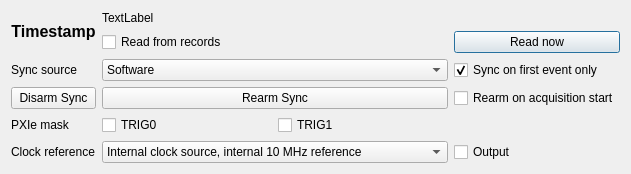
<?xml version="1.0" encoding="UTF-8"?>
<ui version="4.0">
 <class>TimestampDialog</class>
 <widget class="QDialog" name="TimestampDialog">
  <property name="geometry">
   <rect>
    <x>0</x>
    <y>0</y>
    <width>583</width>
    <height>172</height>
   </rect>
  </property>
  <property name="windowTitle">
   <string>Dialog</string>
  </property>
  <layout class="QGridLayout" name="gridLayout">
   <item row="1" column="5">
    <widget class="QPushButton" name="readTimestamp">
     <property name="text">
      <string>Read now</string>
     </property>
    </widget>
   </item>
   <item row="0" column="2" rowspan="2">
    <widget class="QLabel" name="label">
     <property name="text">
      <string>&lt;html&gt;&lt;head/&gt;&lt;body&gt;&lt;p&gt;&lt;span style=&quot; font-size:12pt; font-weight:600;&quot;&gt;Timestamp&lt;/span&gt;&lt;/p&gt;&lt;/body&gt;&lt;/html&gt;</string>
     </property>
     <property name="alignment">
      <set>Qt::AlignCenter</set>
     </property>
    </widget>
   </item>
   <item row="2" column="3" colspan="2">
    <widget class="QComboBox" name="syncSource">
     <item>
      <property name="text">
       <string>Software</string>
      </property>
     </item>
     <item>
      <property name="text">
       <string>PXIe STARB</string>
      </property>
     </item>
     <item>
      <property name="text">
       <string>SYNC connector</string>
      </property>
     </item>
     <item>
      <property name="text">
       <string>PXI Trigger</string>
      </property>
     </item>
    </widget>
   </item>
   <item row="2" column="2">
    <widget class="QLabel" name="label_3">
     <property name="text">
      <string>Sync source</string>
     </property>
    </widget>
   </item>
   <item row="4" column="3">
    <widget class="QCheckBox" name="pxiTrig0">
     <property name="text">
      <string>TRIG0</string>
     </property>
    </widget>
   </item>
   <item row="3" column="5">
    <widget class="QCheckBox" name="armOnStart">
     <property name="text">
      <string>Rearm on acquisition start</string>
     </property>
    </widget>
   </item>
   <item row="2" column="5">
    <widget class="QCheckBox" name="syncOnce">
     <property name="enabled">
      <bool>true</bool>
     </property>
     <property name="text">
      <string>Sync on first event only</string>
     </property>
     <property name="checked">
      <bool>true</bool>
     </property>
    </widget>
   </item>
   <item row="3" column="2">
    <widget class="QPushButton" name="disarmSync">
     <property name="text">
      <string>Disarm Sync</string>
     </property>
    </widget>
   </item>
   <item row="1" column="3" colspan="2">
    <widget class="QCheckBox" name="updateTimestamp">
     <property name="text">
      <string>Read from records</string>
     </property>
    </widget>
   </item>
   <item row="9" column="2">
    <spacer name="verticalSpacer">
     <property name="orientation">
      <enum>Qt::Vertical</enum>
     </property>
     <property name="sizeHint" stdset="0">
      <size>
       <width>20</width>
       <height>40</height>
      </size>
     </property>
    </spacer>
   </item>
   <item row="4" column="4">
    <widget class="QCheckBox" name="pxiTrig1">
     <property name="text">
      <string>TRIG1</string>
     </property>
    </widget>
   </item>
   <item row="6" column="2">
    <widget class="QLabel" name="label_4">
     <property name="text">
      <string>Clock reference</string>
     </property>
    </widget>
   </item>
   <item row="3" column="3" colspan="2">
    <widget class="QPushButton" name="rearmSync">
     <property name="text">
      <string>Rearm Sync</string>
     </property>
    </widget>
   </item>
   <item row="0" column="3" colspan="3">
    <widget class="QLabel" name="timestamp">
     <property name="text">
      <string>TextLabel</string>
     </property>
    </widget>
   </item>
   <item row="4" column="2">
    <widget class="QLabel" name="label_2">
     <property name="text">
      <string>PXIe mask</string>
     </property>
    </widget>
   </item>
   <item row="6" column="3" colspan="2">
    <widget class="QComboBox" name="clockSource">
     <item>
      <property name="text">
       <string>Internal clock source, internal 10 MHz reference</string>
      </property>
     </item>
     <item>
      <property name="text">
       <string>External clock source</string>
      </property>
     </item>
     <item>
      <property name="text">
       <string>Internal clock source, external 10 MHz reference (PXIsync)</string>
      </property>
     </item>
     <item>
      <property name="text">
       <string>Internal clock source, PXIe 100 MHz clock</string>
      </property>
     </item>
    </widget>
   </item>
   <item row="6" column="5">
    <widget class="QCheckBox" name="clockOutput">
     <property name="text">
      <string>Output</string>
     </property>
    </widget>
   </item>
  </layout>
 </widget>
 <resources/>
 <connections/>
</ui>
